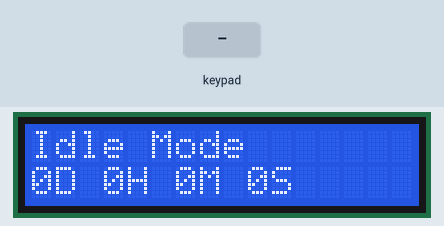
Recording of a sketch running on a simulated Arduino Uno, built with avr-gcc and run on an emulated ATmega328P. On the bench: 16×2 character LCD. The test bench sets the inputs (shaded band). What the sketch prints to the serial monitor is not drawn.

Above: at 1.4 s.
1.5 s: keypad keys 1 3 9 7 pressed 0.4 s apart
At 1.7 s:
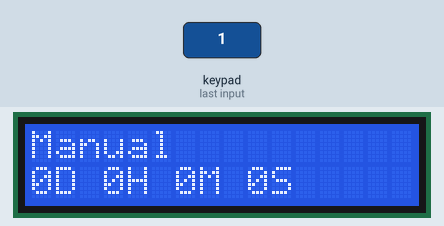
At 2.7 s:
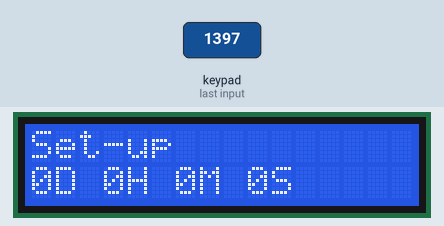
6.1 s: key '5' pressed
At 7.4 s:
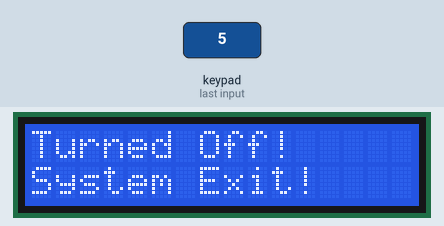
Timing chart, 0 to 9.1 s (numbered marks = the images above; inputs shaded):
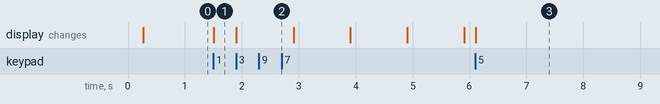

Measured:
- after the input at 1.5 s, the display: changes at once (image 1)
- after the input at 6.1 s, the display: changes at once (image 3)

The sketch:

Lab4_Lewis_Alex_FreetimeSystem.ino
```cpp
/****** FREE-TIME SYSTEM ******/
/******* EME154 UCDAVIS *******/

/********** REMARKS SECTION **********
  INZ - Initialize Supervisor
  DIG - Diagnostics Supervisor
  ERT - Error Treatment Supervisor
  MSS - Machine Status Scan Supervisor
  MCS - Mode Control Supervisor
  ACS - Automatic Control Supervisor
  MOS - Manual Operation Supervisor
  PGS - Programming Supervisor
  MSD - Machine Setup Data Supervisor
  OCS - Output Control Supervisor
**************************************/

// include the LiquidCrystal library
#include <LiquidCrystal.h>
// initialize the class named lcd
LiquidCrystal lcd(7, 8, 9, 10, 11, 12); // LiquidCrystal(RS, Enable, D4, D5, D6, D7)

// include the Keypad library
#include <Keypad.h>

const byte ROWS = 4; // four rows
const byte COLS = 4; // four columns
// define the two-dimensional array on the buttons of the keypad
char hexaKeys[ROWS][COLS] = {'1','2','3','A',
                             '4','5','6','B',
                             '7','8','9','C',
                             '*','0','#','D'};
byte rowPins[ROWS] = {5, 4, 3, 2}; // connect to the row pinouts of the keypad
byte colPins[COLS] = {A5, A4, A3, A2}; // connect to the column pinouts of the keypad

// initialize an instance of class NewKeypad
Keypad customKeypad = Keypad(makeKeymap(hexaKeys), rowPins, colPins, ROWS, COLS);

char *machineMessage; // used to save a message
byte OMD, pre_OMD; // used to save the operation mode
// used to save the time in the manual mode
unsigned int MD, MH, MM,   AD, AH, AM,   DD, DH, DM;
volatile unsigned int MS, AS, DS, pre_AS, pre_DS, pre_MS;
bool ERR1; // a flag for error level 1
bool FFRA; // a flag for the first running


// INZ Initialize Supervisor
void INZfunction() {
  // initailize parameters
  OMD = 0;
  pre_OMD = 0;
  MD = 0;
  MH = 0;
  MM = 0;
  MS = 0;
  pre_MS = 0;

  AD = 0;
  AH = 0;
  AM = 0;
  AS = 0;
  pre_AS = 0;
  DD = 0;
  DH = 0;
  DM = 0;
  DS = 0;
  pre_DS = 0;

  ERR1 = false;
  FFRA = true;
}

// DIG  Diagnostics Supervisor
int DIGfunction() {
  // put the diagnostics program here
  if (ERR1) {
    return 0; // for error
  } else {
    return 1; // successful diagnostics
  }
}

// ERT   Error Treatment Supervisor
void ERTfunction() {
  // take actions here to treat detected errors
  ERR1 = false;
}

// MSS  Machine Status Scan Supervisor
void MSSfunction() {
  // scan the keypad to get the input
  char customKey = customKeypad.getKey(); // get a key from the keypad
  if (customKey) {
    switch (customKey) {
      case '1':
        OMD = 1;
        if (pre_OMD != OMD) {
          TCNT1  = 0; // initialize counter value in Timer1 to 0
        }
      break;

      case '2':
        OMD = 2;
        if (pre_OMD != OMD) {
          TCNT1  = 0; // initialize counter value in Timer1 to 0
        }
      break;
      case '3':
        OMD = 3;
        if (pre_OMD != OMD) {
          TCNT1  = 0; // initialize counter value in Timer1 to 0
        }
      break;

      case '5':
        OMD = 5;
      break;
      default:
        //Serial.println(customKey); // print the key we press for checking
      break;
    }
  }
}

// MCS   Mode Control Supervisor
void MCSfunction() {
  switch (OMD) {
    case 1:
      machineMessage = "Manual Mode Accepted";
      MOSfunction();
    break;
    case 2:
      machineMessage = "Automatic Mode Accepted";
      ACSfunction();
    break;
    case 3:
      machineMessage = "Set-up Mode Accepted";
      MSDfunction();
    break;
    case 5:
      machineMessage = "Exit Command Accepted";
    break;
    default:
    break;
  }
}


// MOS   Manual Operation Supervisor
void MOSfunction() {
  // put the program of Manual Operation Supervisor here
  if (MS > 59){  // 60 sec in a minute
    MM++;
    MS = 0;
  }
  if (MM > 59){  // 60 minutes in an hour
    MH++;
    MM = 0;
  }
  if (MH > 23){  // 24 hours in a day
    MD++;
    MH = 0;
  }
}

// ACS    ACS - Automatic Control Supervisor
void ACSfunction(){
  // put the program of Automatic Control Supervisor here
    if (AS > 59){  // 60 sec in a minute
    AM++;
    AS = 0;
  }
  if (AM > 59){  // 60 minutes in an hour
    AH++;
    AM = 0;
  }
  if (AH > 23){  // 24 hours in a day
    AD++;
    AH = 0;
  }
}

// MSD    Machine Setup Data Supervisor
void MSDfunction(){
  // put the program of Machine Setup Data Supervisor here
    if (DS > 59){  // 60 sec in a minute
    DM++;
    DS = 0;
  }
  if (DM > 59){  // 60 minutes in an hour
    DH++;
    DM = 0;
  }
  if (DH > 23){  // 24 hours in a day
    DD++;
    DH = 0;
  }
}

char *getCurrentMode() {
  switch (OMD) {
    case 1:
      return "Manual";
    case 2:
      return "Auto";
    break;
    case 3:
      return "Set-up";
    break;
    case 5:
      return "System Turned Off";
    default:
      return "Idle Mode";
  }
}

// OCS   Output Control Supervisor
void OCSfunction() {
  if (pre_MS != MS || pre_AS != AS || pre_DS != DS || pre_OMD != OMD || FFRA == true) { // print info every 1 second on LCD
    lcd.setCursor(0, 0); // lcd.setCursor(col, row)
    if (OMD == 5) {
      lcd.print("Turned Off!     ");
    } else {
      lcd.print(getCurrentMode());
      lcd.print("     ");
    }
    lcd.setCursor(0, 1); // lcd.setCursor(col, row)
    switch (OMD) {
      case 1:
        lcd.print(MD);
        lcd.print("D ");
        lcd.print(MH);
        lcd.print("H ");
        lcd.print(MM);
        lcd.print("M ");
        lcd.print(MS);
        lcd.print("S     ");
      break;

      case 2:
        lcd.print(AD);
        lcd.print("D ");
        lcd.print(AH);
        lcd.print("H ");
        lcd.print(AM);
        lcd.print("M ");
        lcd.print(AS);
        lcd.print("S     ");
      break;
      case 3:
        lcd.print(DD);
        lcd.print("D ");
        lcd.print(DH);
        lcd.print("H ");
        lcd.print(DM);
        lcd.print("M ");
        lcd.print(DS);
        lcd.print("S     ");
      break;

      case 5:
        lcd.print("System Exit!    ");
      break;
      default:
        lcd.print("0D 0H 0M 0S     ");
      break;
    }

    if (pre_OMD != OMD || FFRA == true) { // print info on serial monitor when OMD is changed
      Serial.println(machineMessage);
      Serial.print("Current Mode: ");
      Serial.println(getCurrentMode());
      Serial.println("");
      Serial.println("*** RUN TIME LOG ***");

      Serial.print("Manual ");
      Serial.print(MD);
      Serial.print(" D ");
      Serial.print(MH);
      Serial.print(" H ");
      Serial.print(MM);
      Serial.print(" M ");
      Serial.print(MS);
      Serial.println(" S");
      Serial.println("");

      Serial.print("Auto   ");
      Serial.print(AD);
      Serial.print(" D ");
      Serial.print(AH);
      Serial.print(" H ");
      Serial.print(AM);
      Serial.print(" M ");
      Serial.print(AS);
      Serial.println(" S");
      Serial.println("");

      Serial.print("Set-up ");
      Serial.print(DD);
      Serial.print(" D ");
      Serial.print(DH);
      Serial.print(" H ");
      Serial.print(DM);
      Serial.print(" M ");
      Serial.print(DS);
      Serial.println(" S");
      Serial.println("");
      pre_OMD = OMD; // save current mode to the previous mode
      FFRA = false; // not the first time running
      delay(10); // wait for printing
    }
    pre_MS = MS; // save current time to the previous time
    pre_AS = AS;
    pre_DS = DS;
  }
}

void printmenu() {
  Serial.println("EME-154 Mechatronics");
  Serial.println("Free Time System");
  Serial.println("Alex Lewis!");
  Serial.println("****************************************");
  Serial.println("            OPERATION MENU");
  Serial.println("****************************************");
  Serial.println("1. Manual Operation");
  Serial.println("2. Automatic Opration");
  Serial.println("3. Machine Data Set-up");
  Serial.println("5. Exit");
  Serial.println("");
  delay(10); // wait for printing
}

void settimer() {
  // set up Timer
  noInterrupts(); // stop interrupts

  //set Timer1 interrupt at 1 Hz = 1 time per second
  TCCR1A = 0; // initialize TCCR1A register
  TCCR1B = 0; // initialize TCCR1B register
  TCNT1  = 0; // initialize counter value to 0
  // set compare match register for 1hz increments
  OCR1A = 15624; // = 16,000,000 / 1 Hz / 1024 prescaler - 1 (must be <65536)
  // turn on CTC mode
  TCCR1B |= (1 << WGM12); // set WGM12 = 1
  // set CS12 and CS10 equal to 1 for 1024 prescaler
  TCCR1B |= (1 << CS12) | (1 << CS10);
  // enable timer compare match A interrupt
  TIMSK1 |= (1 << OCIE1A); // set OCIE1A = 1

  interrupts(); // allow interrupts
}

// timer interrupt function with compare match A interrupt in Timer1
ISR(TIMER1_COMPA_vect){
  if (OMD == 1) {
    MS++;
  }
  if (OMD == 2) {
    AS++;
  }
  if (OMD == 3) {
    DS++;
  }
}

void setup() {
  // put your setup code here, to run once:
  // set up the serial communication
  Serial.begin(9600);
  // initialize lcd
  lcd.begin(16, 2); // lcd.begin(cols, rows)
  lcd.clear(); // clear the LCD screen
  // print the menu
  printmenu();
  // set the timer
  settimer();
  // the initialization
  INZfunction();
}

void loop() {
  // put your main code here, to run repeatedly:
  // the main FTS
  if (DIGfunction()){
    // if diagnostics succeed
    MSSfunction();
    MCSfunction();
    OCSfunction();
  } else {
    // go to ERT if diagnostics fail
    ERTfunction();
    OCSfunction();
  }
  // if press the button 5, stop the system
  if (OMD == 5) {
    while (1) {};
  }
}
```
